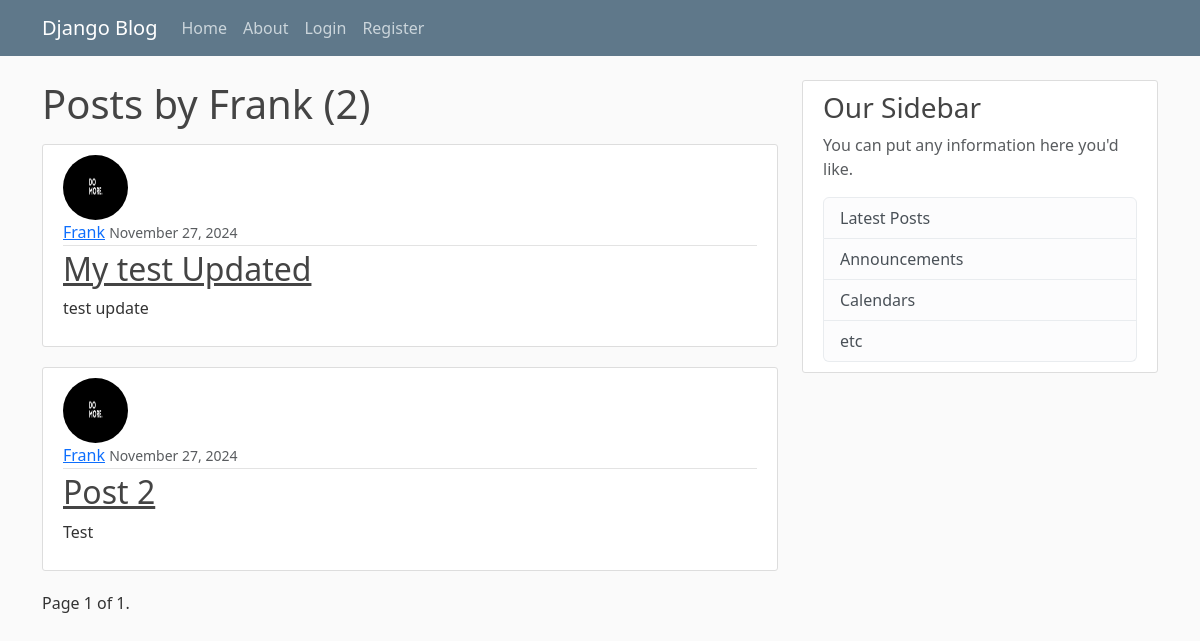
Page /user/Frank on the earlier database version.
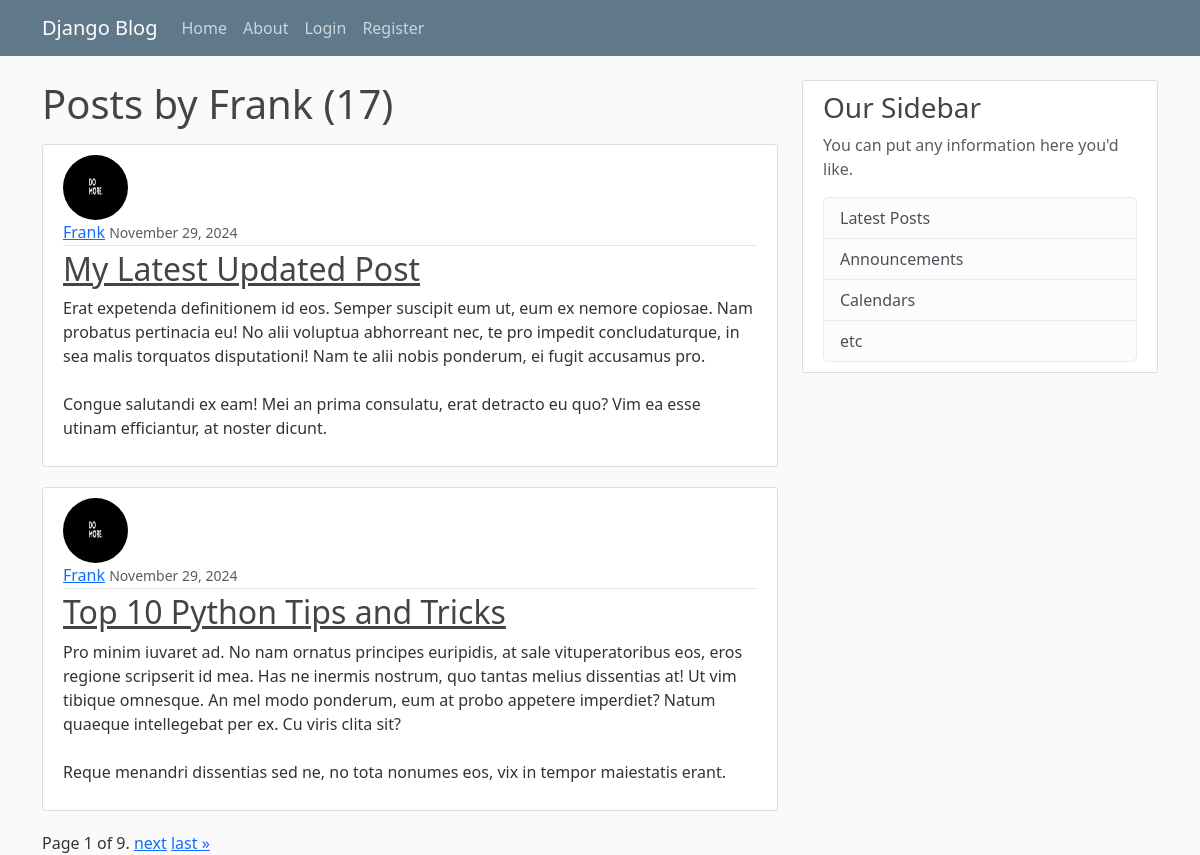
Same page on the later database version.
### blog/models.py (models this page shows, shortened)
class Post(models.Model):
    title = models.CharField(max_length=100)
    content = models.TextField()
    date_posted = models.DateTimeField(default=timezone.now)
    author = models.ForeignKey(User, on_delete=models.CASCADE)

### users/models.py (models this page shows, shortened)
class Profile(models.Model):
    user = models.OneToOneField(User, on_delete=models.CASCADE)
    image = models.ImageField(default='default.jpg', upload_to='profile_pics')

### blog/views.py (the view)
# urls.py: path("user/<str:username>", UserPostListView.as_view(), name="user-posts"),
class UserPostListView(ListView):
    model = Post
    template_name = "blog/user_post.html"  # by default django view look for <app>/<model>_<viewtype>.html
    context_object_name = "posts"  # by default the PostListView will call our context 'object' instead of 'posts'
    paginate_by = 2
    def get_queryset(self):
        user = get_object_or_404(User, username=self.kwargs.get("username"))
        return Post.objects.filter(author=user).order_by('-date_posted') # orders our new posts from newes to oldest ( remove - sign if you want to order from oldest to newest)

### blog/templates/blog/user_post.html (shortened to what this page needs)
{% extends "blog/base.html"%} {%block content%}
<h1 class=" mb-3">Posts by {{ view.kwargs.username }} ({{page_obj.paginator.count}})</h1>
{% for post in posts %}
<article class="media content-section">
  <img
    class="rounded-circle article-img"
    src="{{ post.author.profile.image.url}}"
    alt=""
  />
  <div class="media-body">
    <div class="article-metadata">
      <a class="mr-2" href="{% url 'user-posts' post.author.username %}">{{ post.author }}</a>
      <small class="text-muted">{{ post.date_posted|date:"F d, Y" }}</small>
    </div>
    <h2>
      <a class="article-title" href="{% url 'post-detail' post.id %}"
        >{{ post.title }}</a
      >
    </h2>
    <p class="article-content">{{ post.content }}</p>
  </div>
</article>
{% endfor %}
<div class="pagination">
  <span class="step-links">
    <span class="current">
      Page {{ page_obj.number }} of {{ page_obj.paginator.num_pages }}.
    </span>
    {% if page_obj.has_next %}
    <a href="?page={{ page_obj.next_page_number }}">next</a>
    <a href="?page={{ page_obj.paginator.num_pages }}">last &raquo;</a>
    {% endif %}
  </span>
</div>
{%endblock content%}

Differences in the rows shown:
no longer on this page (row unchanged): Post: author.profile.image (picture), author "Frank", date_posted "November 27, 2024", title "My test Updated", content "test update"
no longer on this page (row unchanged): Post: author.profile.image (picture), author "Frank", date_posted "November 27, 2024", title "Post 2", content "Test"
added Post: author.profile.image (picture), author "Frank", date_posted "November 29, 2024", title "My Latest Updated Post", content "Erat expetenda definitionem id eos. Semper suscipit eum ut, eum ex nemore copiosae. Nam probatus pertinacia eu! No alii voluptua abhorreant nec, te pro impedit concludaturque, in sea malis torquatos disputationi! Nam te alii nobis ponderum, ei fugit accusamus pro. Congue salutandi ex eam! Mei an prima consulatu, erat detracto eu quo? Vim ea esse utinam efficiantur, at noster dicunt."
added Post: author.profile.image (picture), author "Frank", date_posted "November 29, 2024", title "Top 10 Python Tips and Tricks", content "Pro minim iuvaret ad. No nam ornatus principes euripidis, at sale vituperatoribus eos, eros regione scripserit id mea. Has ne inermis nostrum, quo tantas melius dissentias at! Ut vim tibique omnesque. An mel modo ponderum, eum at probo appetere imperdiet? Natum quaeque intellegebat per ex. Cu viris clita sit? Reque menandri dissentias sed ne, no tota nonumes eos, vix in tempor maiestatis erant."
Other differences:
{{ page_obj.paginator.count }}: "2" → "17"
{{ page_obj.paginator.num_pages }}: "1" → "9"
text now shown: "next last »"
